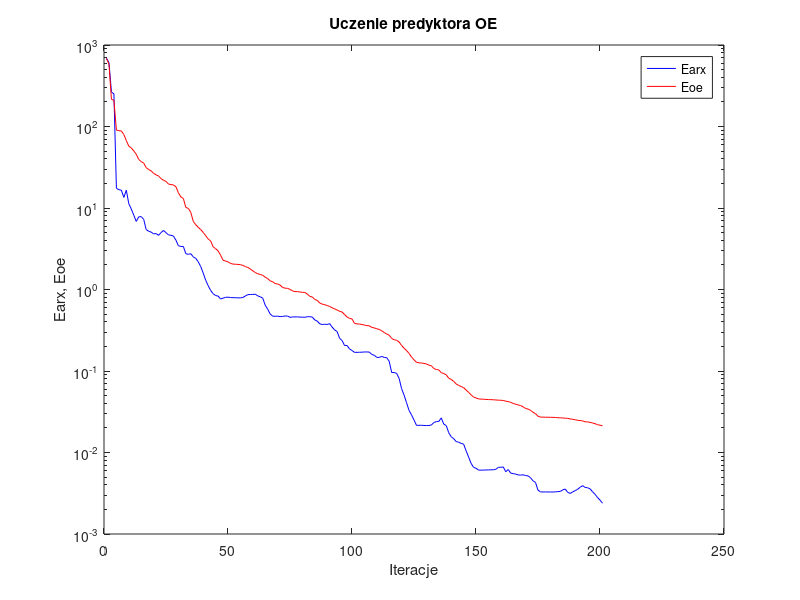
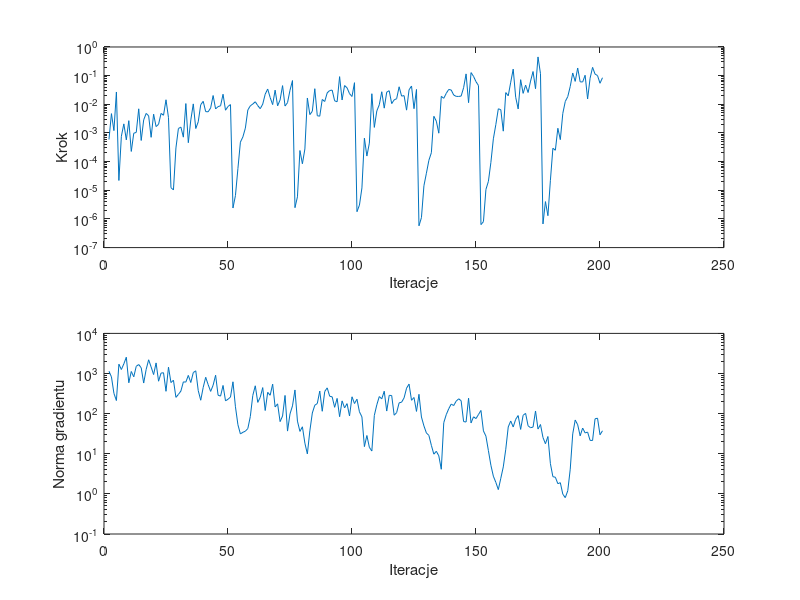

Write MATLAB code to recreate these figures, in order.
%uczenie predyktora oe
clear all;
n=0; farx(n+1)=6.900257e+002; foe(n+1)=6.809713e+002; wspucz(n+1)=0.000000e+000; ng(n+1)=0.000000e+000;
%odnowa zmiennej metryki
n=1; farx(n+1)=6.084097e+002; foe(n+1)=5.822612e+002; krok(n+1)=5.911030e-004; ng(n+1)=1.138888e+003;
n=2; farx(n+1)=2.654491e+002; foe(n+1)=2.154081e+002; krok(n+1)=4.729451e-003; ng(n+1)=8.247090e+002;
n=3; farx(n+1)=2.511044e+002; foe(n+1)=2.098813e+002; krok(n+1)=1.207660e-003; ng(n+1)=3.200953e+002;
n=4; farx(n+1)=1.746344e+001; foe(n+1)=9.017792e+001; krok(n+1)=2.691279e-002; ng(n+1)=2.121130e+002;
n=5; farx(n+1)=1.677471e+001; foe(n+1)=8.889068e+001; krok(n+1)=2.198334e-005; ng(n+1)=1.709088e+003;
n=6; farx(n+1)=1.655621e+001; foe(n+1)=8.812089e+001; krok(n+1)=7.663457e-004; ng(n+1)=1.257843e+003;
n=7; farx(n+1)=1.348958e+001; foe(n+1)=7.976431e+001; krok(n+1)=2.075244e-003; ng(n+1)=1.742846e+003;
n=8; farx(n+1)=1.654922e+001; foe(n+1)=6.709056e+001; krok(n+1)=5.734420e-004; ng(n+1)=2.548639e+003;
n=9; farx(n+1)=1.127316e+001; foe(n+1)=5.733712e+001; krok(n+1)=2.684169e-003; ng(n+1)=5.878669e+002;
n=10; farx(n+1)=9.731122e+000; foe(n+1)=5.467897e+001; krok(n+1)=2.266194e-004; ng(n+1)=1.124298e+003;
n=11; farx(n+1)=8.161953e+000; foe(n+1)=5.017153e+001; krok(n+1)=9.796872e-004; ng(n+1)=8.281051e+002;
n=12; farx(n+1)=6.842356e+000; foe(n+1)=4.577437e+001; krok(n+1)=1.045350e-003; ng(n+1)=1.513173e+003;
n=13; farx(n+1)=7.795587e+000; foe(n+1)=3.946333e+001; krok(n+1)=6.956269e-003; ng(n+1)=1.673927e+003;
n=14; farx(n+1)=7.843398e+000; foe(n+1)=3.707704e+001; krok(n+1)=5.469456e-004; ng(n+1)=1.390342e+003;
n=15; farx(n+1)=7.273712e+000; foe(n+1)=3.558550e+001; krok(n+1)=2.855545e-003; ng(n+1)=5.788356e+002;
n=16; farx(n+1)=5.441486e+000; foe(n+1)=3.130126e+001; krok(n+1)=4.806865e-003; ng(n+1)=1.265922e+003;
n=17; farx(n+1)=5.181816e+000; foe(n+1)=2.964928e+001; krok(n+1)=3.966104e-003; ng(n+1)=2.199251e+003;
n=18; farx(n+1)=5.066879e+000; foe(n+1)=2.856105e+001; krok(n+1)=7.046696e-004; ng(n+1)=1.458482e+003;
n=19; farx(n+1)=4.818789e+000; foe(n+1)=2.663668e+001; krok(n+1)=4.520892e-003; ng(n+1)=9.411913e+002;
n=20; farx(n+1)=4.857323e+000; foe(n+1)=2.553727e+001; krok(n+1)=1.670300e-003; ng(n+1)=1.838958e+003;
n=21; farx(n+1)=4.621802e+000; foe(n+1)=2.470947e+001; krok(n+1)=2.007255e-003; ng(n+1)=6.429288e+002;
n=22; farx(n+1)=4.992362e+000; foe(n+1)=2.293057e+001; krok(n+1)=4.809146e-003; ng(n+1)=1.023696e+003;
n=23; farx(n+1)=5.305294e+000; foe(n+1)=2.187095e+001; krok(n+1)=4.150488e-003; ng(n+1)=1.045663e+003;
n=24; farx(n+1)=4.978291e+000; foe(n+1)=2.123873e+001; krok(n+1)=1.438335e-002; ng(n+1)=3.605525e+002;
n=25; farx(n+1)=4.675461e+000; foe(n+1)=1.965479e+001; krok(n+1)=3.419137e-003; ng(n+1)=1.439116e+003;
%odnowa zmiennej metryki
n=26; farx(n+1)=4.627411e+000; foe(n+1)=1.940545e+001; krok(n+1)=1.229246e-005; ng(n+1)=5.952982e+002;
n=27; farx(n+1)=4.529049e+000; foe(n+1)=1.918669e+001; krok(n+1)=1.029142e-005; ng(n+1)=6.798807e+002;
n=28; farx(n+1)=4.032338e+000; foe(n+1)=1.825286e+001; krok(n+1)=2.994351e-004; ng(n+1)=2.545176e+002;
n=29; farx(n+1)=3.443718e+000; foe(n+1)=1.536879e+001; krok(n+1)=1.427772e-003; ng(n+1)=3.016806e+002;
n=30; farx(n+1)=3.375175e+000; foe(n+1)=1.367002e+001; krok(n+1)=1.600426e-003; ng(n+1)=3.648710e+002;
n=31; farx(n+1)=3.369135e+000; foe(n+1)=1.307489e+001; krok(n+1)=7.138862e-004; ng(n+1)=6.188102e+002;
n=32; farx(n+1)=2.745859e+000; foe(n+1)=1.013857e+001; krok(n+1)=1.060641e-002; ng(n+1)=6.110725e+002;
n=33; farx(n+1)=2.704507e+000; foe(n+1)=9.907473e+000; krok(n+1)=4.576195e-004; ng(n+1)=8.973237e+002;
n=34; farx(n+1)=2.746716e+000; foe(n+1)=8.829866e+000; krok(n+1)=2.840497e-003; ng(n+1)=5.969440e+002;
n=35; farx(n+1)=2.514054e+000; foe(n+1)=6.844282e+000; krok(n+1)=1.033570e-002; ng(n+1)=1.054500e+003;
n=36; farx(n+1)=2.408230e+000; foe(n+1)=6.231127e+000; krok(n+1)=1.427772e-003; ng(n+1)=1.168315e+003;
n=37; farx(n+1)=2.189342e+000; foe(n+1)=5.792288e+000; krok(n+1)=2.458210e-003; ng(n+1)=3.745147e+002;
n=38; farx(n+1)=1.909898e+000; foe(n+1)=5.433818e+000; krok(n+1)=9.677825e-003; ng(n+1)=2.157358e+002;
n=39; farx(n+1)=1.592303e+000; foe(n+1)=5.018961e+000; krok(n+1)=1.269968e-002; ng(n+1)=4.509890e+002;
n=40; farx(n+1)=1.300951e+000; foe(n+1)=4.575446e+000; krok(n+1)=5.548179e-003; ng(n+1)=8.055751e+002;
n=41; farx(n+1)=1.115087e+000; foe(n+1)=4.173217e+000; krok(n+1)=5.478088e-003; ng(n+1)=5.276961e+002;
n=42; farx(n+1)=9.742751e-001; foe(n+1)=3.943154e+000; krok(n+1)=7.479896e-003; ng(n+1)=3.583621e+002;
n=43; farx(n+1)=8.888143e-001; foe(n+1)=3.341316e+000; krok(n+1)=2.024365e-002; ng(n+1)=5.106161e+002;
n=44; farx(n+1)=8.425472e-001; foe(n+1)=3.167371e+000; krok(n+1)=6.893113e-003; ng(n+1)=9.069171e+002;
n=45; farx(n+1)=8.313215e-001; foe(n+1)=2.979206e+000; krok(n+1)=8.300976e-003; ng(n+1)=2.879672e+002;
n=46; farx(n+1)=7.656023e-001; foe(n+1)=2.642069e+000; krok(n+1)=8.875371e-003; ng(n+1)=2.734996e+002;
n=47; farx(n+1)=7.836072e-001; foe(n+1)=2.286743e+000; krok(n+1)=2.243330e-002; ng(n+1)=5.042951e+002;
n=48; farx(n+1)=8.014475e-001; foe(n+1)=2.234328e+000; krok(n+1)=6.216787e-003; ng(n+1)=2.082116e+002;
n=49; farx(n+1)=8.055474e-001; foe(n+1)=2.183068e+000; krok(n+1)=8.402186e-003; ng(n+1)=2.283368e+002;
n=50; farx(n+1)=7.972229e-001; foe(n+1)=2.092750e+000; krok(n+1)=9.769926e-003; ng(n+1)=2.592419e+002;
%odnowa zmiennej metryki
n=51; farx(n+1)=7.946128e-001; foe(n+1)=2.049945e+000; krok(n+1)=2.407188e-006; ng(n+1)=6.216333e+002;
n=52; farx(n+1)=7.932535e-001; foe(n+1)=2.041635e+000; krok(n+1)=6.553191e-006; ng(n+1)=1.482039e+002;
n=53; farx(n+1)=7.893183e-001; foe(n+1)=2.032437e+000; krok(n+1)=5.780689e-005; ng(n+1)=5.288010e+001;
n=54; farx(n+1)=7.902842e-001; foe(n+1)=2.015947e+000; krok(n+1)=4.788092e-004; ng(n+1)=3.118268e+001;
n=55; farx(n+1)=7.977409e-001; foe(n+1)=1.979926e+000; krok(n+1)=7.285994e-004; ng(n+1)=3.428803e+001;
n=56; farx(n+1)=8.332837e-001; foe(n+1)=1.908006e+000; krok(n+1)=1.473654e-003; ng(n+1)=3.653184e+001;
n=57; farx(n+1)=8.645424e-001; foe(n+1)=1.863626e+000; krok(n+1)=6.353015e-003; ng(n+1)=4.262551e+001;
n=58; farx(n+1)=8.679931e-001; foe(n+1)=1.786680e+000; krok(n+1)=8.855578e-003; ng(n+1)=8.491642e+001;
n=59; farx(n+1)=8.700957e-001; foe(n+1)=1.695736e+000; krok(n+1)=1.023953e-002; ng(n+1)=2.850003e+002;
n=60; farx(n+1)=8.754062e-001; foe(n+1)=1.615258e+000; krok(n+1)=1.226153e-002; ng(n+1)=4.942298e+002;
n=61; farx(n+1)=8.355851e-001; foe(n+1)=1.560512e+000; krok(n+1)=8.996953e-003; ng(n+1)=1.908122e+002;
n=62; farx(n+1)=8.135416e-001; foe(n+1)=1.529974e+000; krok(n+1)=7.032104e-003; ng(n+1)=2.552617e+002;
n=63; farx(n+1)=7.844659e-001; foe(n+1)=1.496177e+000; krok(n+1)=1.012568e-002; ng(n+1)=4.457959e+002;
n=64; farx(n+1)=6.419397e-001; foe(n+1)=1.415205e+000; krok(n+1)=2.254527e-002; ng(n+1)=1.196290e+002;
n=65; farx(n+1)=5.729624e-001; foe(n+1)=1.361500e+000; krok(n+1)=3.411686e-002; ng(n+1)=3.398337e+002;
n=66; farx(n+1)=5.013554e-001; foe(n+1)=1.276605e+000; krok(n+1)=1.726361e-002; ng(n+1)=2.871340e+002;
n=67; farx(n+1)=4.706708e-001; foe(n+1)=1.245261e+000; krok(n+1)=9.760389e-003; ng(n+1)=5.436979e+002;
n=68; farx(n+1)=4.691049e-001; foe(n+1)=1.184595e+000; krok(n+1)=3.118548e-002; ng(n+1)=1.469880e+002;
n=69; farx(n+1)=4.712262e-001; foe(n+1)=1.167817e+000; krok(n+1)=8.839546e-003; ng(n+1)=1.753566e+002;
n=70; farx(n+1)=4.645822e-001; foe(n+1)=1.135077e+000; krok(n+1)=1.420161e-002; ng(n+1)=6.332052e+001;
n=71; farx(n+1)=4.674156e-001; foe(n+1)=1.058690e+000; krok(n+1)=4.486711e-002; ng(n+1)=8.718544e+001;
n=72; farx(n+1)=4.726887e-001; foe(n+1)=1.039459e+000; krok(n+1)=8.704305e-003; ng(n+1)=2.842283e+002;
n=73; farx(n+1)=4.723909e-001; foe(n+1)=1.033494e+000; krok(n+1)=1.142218e-002; ng(n+1)=3.674901e+001;
n=74; farx(n+1)=4.556462e-001; foe(n+1)=1.003140e+000; krok(n+1)=3.095635e-002; ng(n+1)=9.866888e+001;
n=75; farx(n+1)=4.603589e-001; foe(n+1)=9.615307e-001; krok(n+1)=6.741320e-002; ng(n+1)=1.559146e+002;
%odnowa zmiennej metryki
n=76; farx(n+1)=4.608845e-001; foe(n+1)=9.437445e-001; krok(n+1)=2.471149e-006; ng(n+1)=3.895715e+002;
n=77; farx(n+1)=4.612041e-001; foe(n+1)=9.424639e-001; krok(n+1)=5.904540e-006; ng(n+1)=6.511921e+001;
n=78; farx(n+1)=4.583502e-001; foe(n+1)=9.311954e-001; krok(n+1)=2.440395e-004; ng(n+1)=3.607707e+001;
n=79; farx(n+1)=4.583541e-001; foe(n+1)=9.239079e-001; krok(n+1)=8.414879e-005; ng(n+1)=4.702260e+001;
n=80; farx(n+1)=4.560962e-001; foe(n+1)=9.193004e-001; krok(n+1)=2.767368e-004; ng(n+1)=1.836601e+001;
n=81; farx(n+1)=4.640064e-001; foe(n+1)=8.762477e-001; krok(n+1)=1.660195e-002; ng(n+1)=9.928664e+000;
n=82; farx(n+1)=4.635899e-001; foe(n+1)=8.241393e-001; krok(n+1)=4.372259e-003; ng(n+1)=3.717378e+001;
n=83; farx(n+1)=4.586517e-001; foe(n+1)=8.082579e-001; krok(n+1)=5.711090e-003; ng(n+1)=1.037552e+002;
n=84; farx(n+1)=4.229344e-001; foe(n+1)=7.554812e-001; krok(n+1)=3.500452e-002; ng(n+1)=1.623151e+002;
n=85; farx(n+1)=4.089402e-001; foe(n+1)=7.359602e-001; krok(n+1)=3.996730e-003; ng(n+1)=1.781434e+002;
n=86; farx(n+1)=3.794365e-001; foe(n+1)=6.830721e-001; krok(n+1)=3.852167e-003; ng(n+1)=3.651653e+002;
n=87; farx(n+1)=3.716494e-001; foe(n+1)=6.615578e-001; krok(n+1)=1.477175e-002; ng(n+1)=1.145934e+002;
n=88; farx(n+1)=3.751363e-001; foe(n+1)=6.504648e-001; krok(n+1)=1.251384e-002; ng(n+1)=3.565864e+002;
n=89; farx(n+1)=3.717024e-001; foe(n+1)=6.357480e-001; krok(n+1)=2.502768e-002; ng(n+1)=4.389260e+002;
n=90; farx(n+1)=3.812596e-001; foe(n+1)=6.192641e-001; krok(n+1)=3.023343e-002; ng(n+1)=2.713892e+002;
n=91; farx(n+1)=3.453522e-001; foe(n+1)=5.962358e-001; krok(n+1)=3.126305e-002; ng(n+1)=2.624050e+002;
n=92; farx(n+1)=3.190416e-001; foe(n+1)=5.779639e-001; krok(n+1)=1.321526e-002; ng(n+1)=1.437116e+002;
n=93; farx(n+1)=3.053717e-001; foe(n+1)=5.609048e-001; krok(n+1)=1.226153e-002; ng(n+1)=2.397118e+002;
n=94; farx(n+1)=2.513256e-001; foe(n+1)=5.397305e-001; krok(n+1)=9.233170e-002; ng(n+1)=8.391256e+001;
n=95; farx(n+1)=2.366758e-001; foe(n+1)=5.296615e-001; krok(n+1)=1.417782e-002; ng(n+1)=2.077977e+002;
n=96; farx(n+1)=2.054888e-001; foe(n+1)=4.932326e-001; krok(n+1)=4.509885e-002; ng(n+1)=1.392986e+002;
n=97; farx(n+1)=2.056653e-001; foe(n+1)=4.606723e-001; krok(n+1)=3.766857e-002; ng(n+1)=1.776646e+002;
n=98; farx(n+1)=1.865264e-001; foe(n+1)=4.421508e-001; krok(n+1)=2.355148e-002; ng(n+1)=8.736496e+001;
n=99; farx(n+1)=1.787075e-001; foe(n+1)=4.354632e-001; krok(n+1)=1.871779e-002; ng(n+1)=2.629094e+002;
n=100; farx(n+1)=1.692331e-001; foe(n+1)=3.840643e-001; krok(n+1)=5.684082e-002; ng(n+1)=1.788625e+002;
%odnowa zmiennej metryki
n=101; farx(n+1)=1.695865e-001; foe(n+1)=3.785838e-001; krok(n+1)=1.789244e-006; ng(n+1)=2.288343e+002;
n=102; farx(n+1)=1.697809e-001; foe(n+1)=3.768333e-001; krok(n+1)=3.041012e-006; ng(n+1)=1.110918e+002;
n=103; farx(n+1)=1.702301e-001; foe(n+1)=3.721425e-001; krok(n+1)=1.209645e-005; ng(n+1)=8.311075e+001;
n=104; farx(n+1)=1.712592e-001; foe(n+1)=3.661350e-001; krok(n+1)=6.586506e-004; ng(n+1)=1.506684e+001;
n=105; farx(n+1)=1.713339e-001; foe(n+1)=3.602253e-001; krok(n+1)=1.562643e-004; ng(n+1)=2.851864e+001;
n=106; farx(n+1)=1.704920e-001; foe(n+1)=3.582956e-001; krok(n+1)=4.430569e-004; ng(n+1)=1.448038e+001;
n=107; farx(n+1)=1.594707e-001; foe(n+1)=3.430513e-001; krok(n+1)=2.337492e-002; ng(n+1)=1.170330e+001;
n=108; farx(n+1)=1.557598e-001; foe(n+1)=3.377402e-001; krok(n+1)=1.564230e-003; ng(n+1)=9.015874e+001;
n=109; farx(n+1)=1.469412e-001; foe(n+1)=3.293740e-001; krok(n+1)=5.849663e-003; ng(n+1)=1.659392e+002;
n=110; farx(n+1)=1.468694e-001; foe(n+1)=3.237838e-001; krok(n+1)=9.636858e-003; ng(n+1)=2.664197e+002;
n=111; farx(n+1)=1.511494e-001; foe(n+1)=3.108277e-001; krok(n+1)=2.741623e-002; ng(n+1)=2.338764e+002;
n=112; farx(n+1)=1.466334e-001; foe(n+1)=2.968442e-001; krok(n+1)=7.342058e-003; ng(n+1)=3.623102e+002;
n=113; farx(n+1)=1.457249e-001; foe(n+1)=2.846810e-001; krok(n+1)=2.667694e-002; ng(n+1)=1.159537e+002;
n=114; farx(n+1)=1.315730e-001; foe(n+1)=2.747017e-001; krok(n+1)=2.972664e-002; ng(n+1)=2.856381e+002;
n=115; farx(n+1)=9.578785e-002; foe(n+1)=2.510071e-001; krok(n+1)=1.058808e-002; ng(n+1)=2.830109e+002;
n=116; farx(n+1)=9.582566e-002; foe(n+1)=2.417148e-001; krok(n+1)=1.429000e-002; ng(n+1)=9.145920e+001;
n=117; farx(n+1)=9.347913e-002; foe(n+1)=2.385352e-001; krok(n+1)=1.566707e-002; ng(n+1)=1.061084e+002;
n=118; farx(n+1)=8.103322e-002; foe(n+1)=2.266957e-001; krok(n+1)=4.086147e-002; ng(n+1)=1.858125e+002;
n=119; farx(n+1)=6.069091e-002; foe(n+1)=2.058690e-001; krok(n+1)=1.931884e-002; ng(n+1)=1.925559e+002;
n=120; farx(n+1)=5.056559e-002; foe(n+1)=1.899307e-001; krok(n+1)=2.008899e-002; ng(n+1)=2.473224e+002;
n=121; farx(n+1)=4.081634e-002; foe(n+1)=1.782178e-001; krok(n+1)=6.256921e-003; ng(n+1)=4.310098e+002;
n=122; farx(n+1)=3.282560e-002; foe(n+1)=1.644466e-001; krok(n+1)=3.201356e-002; ng(n+1)=5.450623e+002;
n=123; farx(n+1)=2.893445e-002; foe(n+1)=1.484461e-001; krok(n+1)=4.346837e-002; ng(n+1)=2.154368e+002;
n=124; farx(n+1)=2.504786e-002; foe(n+1)=1.372506e-001; krok(n+1)=7.032104e-003; ng(n+1)=2.524292e+002;
n=125; farx(n+1)=2.154131e-002; foe(n+1)=1.280216e-001; krok(n+1)=3.300845e-002; ng(n+1)=1.136301e+002;
%odnowa zmiennej metryki
n=126; farx(n+1)=2.156656e-002; foe(n+1)=1.258471e-001; krok(n+1)=5.759607e-007; ng(n+1)=3.033494e+002;
n=127; farx(n+1)=2.158035e-002; foe(n+1)=1.254402e-001; krok(n+1)=1.110950e-006; ng(n+1)=8.239318e+001;
n=128; farx(n+1)=2.146806e-002; foe(n+1)=1.238894e-001; krok(n+1)=1.438760e-005; ng(n+1)=4.950114e+001;
n=129; farx(n+1)=2.140771e-002; foe(n+1)=1.220644e-001; krok(n+1)=3.934497e-005; ng(n+1)=3.294936e+001;
n=130; farx(n+1)=2.144744e-002; foe(n+1)=1.179926e-001; krok(n+1)=1.112345e-004; ng(n+1)=2.870054e+001;
n=131; farx(n+1)=2.175257e-002; foe(n+1)=1.159104e-001; krok(n+1)=2.045211e-004; ng(n+1)=1.621423e+001;
n=132; farx(n+1)=2.333824e-002; foe(n+1)=1.072681e-001; krok(n+1)=3.813746e-003; ng(n+1)=9.766028e+000;
n=133; farx(n+1)=2.393418e-002; foe(n+1)=1.043681e-001; krok(n+1)=2.583925e-003; ng(n+1)=1.153638e+001;
n=134; farx(n+1)=2.405299e-002; foe(n+1)=1.030356e-001; krok(n+1)=9.825431e-004; ng(n+1)=8.887141e+000;
n=135; farx(n+1)=2.657946e-002; foe(n+1)=9.541166e-002; krok(n+1)=1.891780e-002; ng(n+1)=4.106034e+000;
n=136; farx(n+1)=2.227856e-002; foe(n+1)=9.303084e-002; krok(n+1)=1.619829e-002; ng(n+1)=5.955652e+001;
n=137; farx(n+1)=2.140509e-002; foe(n+1)=8.980692e-002; krok(n+1)=2.409244e-002; ng(n+1)=9.422538e+001;
n=138; farx(n+1)=1.749872e-002; foe(n+1)=8.162254e-002; krok(n+1)=3.301014e-002; ng(n+1)=1.321388e+002;
n=139; farx(n+1)=1.562383e-002; foe(n+1)=7.888682e-002; krok(n+1)=3.153338e-002; ng(n+1)=1.729694e+002;
n=140; farx(n+1)=1.476949e-002; foe(n+1)=7.453852e-002; krok(n+1)=2.107682e-002; ng(n+1)=1.591828e+002;
n=141; farx(n+1)=1.363394e-002; foe(n+1)=6.941244e-002; krok(n+1)=1.893212e-002; ng(n+1)=2.045159e+002;
n=142; farx(n+1)=1.338141e-002; foe(n+1)=6.662043e-002; krok(n+1)=1.878731e-002; ng(n+1)=2.342716e+002;
n=143; farx(n+1)=1.294688e-002; foe(n+1)=6.446299e-002; krok(n+1)=1.935565e-002; ng(n+1)=2.100399e+002;
n=144; farx(n+1)=1.268547e-002; foe(n+1)=6.249688e-002; krok(n+1)=3.783561e-002; ng(n+1)=6.344354e+001;
n=145; farx(n+1)=1.051848e-002; foe(n+1)=5.854992e-002; krok(n+1)=1.150658e-001; ng(n+1)=6.183517e+001;
n=146; farx(n+1)=8.825548e-003; foe(n+1)=5.470102e-002; krok(n+1)=1.139839e-002; ng(n+1)=2.426969e+002;
n=147; farx(n+1)=7.383344e-003; foe(n+1)=5.103156e-002; krok(n+1)=1.277097e-001; ng(n+1)=5.859258e+001;
n=148; farx(n+1)=6.578436e-003; foe(n+1)=4.796561e-002; krok(n+1)=9.431389e-002; ng(n+1)=8.336452e+001;
n=149; farx(n+1)=6.409873e-003; foe(n+1)=4.669138e-002; krok(n+1)=6.160704e-002; ng(n+1)=7.528142e+001;
n=150; farx(n+1)=6.089999e-003; foe(n+1)=4.554949e-002; krok(n+1)=4.509055e-002; ng(n+1)=9.512118e+001;
%odnowa zmiennej metryki
n=151; farx(n+1)=6.079313e-003; foe(n+1)=4.516393e-002; krok(n+1)=6.343216e-007; ng(n+1)=1.200558e+002;
n=152; farx(n+1)=6.078130e-003; foe(n+1)=4.509579e-002; krok(n+1)=8.049298e-007; ng(n+1)=3.707833e+001;
n=153; farx(n+1)=6.104579e-003; foe(n+1)=4.478883e-002; krok(n+1)=1.069939e-005; ng(n+1)=2.748346e+001;
n=154; farx(n+1)=6.114567e-003; foe(n+1)=4.465315e-002; krok(n+1)=2.047978e-005; ng(n+1)=1.198277e+001;
n=155; farx(n+1)=6.137496e-003; foe(n+1)=4.452351e-002; krok(n+1)=9.374630e-005; ng(n+1)=5.173088e+000;
n=156; farx(n+1)=6.135376e-003; foe(n+1)=4.436624e-002; krok(n+1)=6.250570e-004; ng(n+1)=2.759266e+000;
n=157; farx(n+1)=6.222435e-003; foe(n+1)=4.411207e-002; krok(n+1)=1.969225e-003; ng(n+1)=1.933214e+000;
n=158; farx(n+1)=6.571518e-003; foe(n+1)=4.388255e-002; krok(n+1)=6.980962e-003; ng(n+1)=1.278576e+000;
n=159; farx(n+1)=6.588026e-003; foe(n+1)=4.376109e-002; krok(n+1)=6.480489e-003; ng(n+1)=2.448783e+000;
n=160; farx(n+1)=6.643252e-003; foe(n+1)=4.346811e-002; krok(n+1)=1.156180e-003; ng(n+1)=4.704419e+000;
n=161; farx(n+1)=5.802044e-003; foe(n+1)=4.265975e-002; krok(n+1)=2.560364e-002; ng(n+1)=1.293846e+001;
n=162; farx(n+1)=6.178850e-003; foe(n+1)=4.206073e-002; krok(n+1)=1.975379e-002; ng(n+1)=4.661034e+001;
n=163; farx(n+1)=5.588268e-003; foe(n+1)=4.133242e-002; krok(n+1)=5.908701e-002; ng(n+1)=6.555420e+001;
n=164; farx(n+1)=5.511223e-003; foe(n+1)=3.993415e-002; krok(n+1)=1.687274e-001; ng(n+1)=4.651876e+001;
n=165; farx(n+1)=5.428351e-003; foe(n+1)=3.918350e-002; krok(n+1)=1.761298e-002; ng(n+1)=7.221156e+001;
n=166; farx(n+1)=5.311243e-003; foe(n+1)=3.827011e-002; krok(n+1)=6.884742e-003; ng(n+1)=8.953030e+001;
n=167; farx(n+1)=5.276055e-003; foe(n+1)=3.770462e-002; krok(n+1)=7.233428e-002; ng(n+1)=4.044114e+001;
n=168; farx(n+1)=5.330984e-003; foe(n+1)=3.633848e-002; krok(n+1)=2.407667e-002; ng(n+1)=9.098418e+001;
n=169; farx(n+1)=5.215638e-003; foe(n+1)=3.465277e-002; krok(n+1)=4.663645e-002; ng(n+1)=1.014499e+002;
n=170; farx(n+1)=5.165221e-003; foe(n+1)=3.412694e-002; krok(n+1)=2.578794e-002; ng(n+1)=4.975319e+001;
n=171; farx(n+1)=4.902459e-003; foe(n+1)=3.287145e-002; krok(n+1)=6.458581e-002; ng(n+1)=4.457155e+001;
n=172; farx(n+1)=4.486163e-003; foe(n+1)=3.113081e-002; krok(n+1)=1.392689e-001; ng(n+1)=4.623728e+001;
n=173; farx(n+1)=4.286964e-003; foe(n+1)=2.994625e-002; krok(n+1)=3.497807e-002; ng(n+1)=1.164121e+002;
n=174; farx(n+1)=3.450767e-003; foe(n+1)=2.788032e-002; krok(n+1)=4.500546e-001; ng(n+1)=4.128016e+001;
n=175; farx(n+1)=3.280964e-003; foe(n+1)=2.719067e-002; krok(n+1)=1.170340e-001; ng(n+1)=5.357283e+001;
%odnowa zmiennej metryki
n=176; farx(n+1)=3.281355e-003; foe(n+1)=2.716956e-002; krok(n+1)=6.695055e-007; ng(n+1)=2.547942e+001;
n=177; farx(n+1)=3.283111e-003; foe(n+1)=2.711378e-002; krok(n+1)=4.029559e-006; ng(n+1)=1.779028e+001;
n=178; farx(n+1)=3.281445e-003; foe(n+1)=2.706701e-002; krok(n+1)=1.295919e-006; ng(n+1)=2.692592e+001;
n=179; farx(n+1)=3.276309e-003; foe(n+1)=2.703985e-002; krok(n+1)=2.230894e-005; ng(n+1)=5.662289e+000;
n=180; farx(n+1)=3.274905e-003; foe(n+1)=2.697078e-002; krok(n+1)=2.929807e-004; ng(n+1)=2.684114e+000;
n=181; farx(n+1)=3.291296e-003; foe(n+1)=2.691040e-002; krok(n+1)=2.494331e-004; ng(n+1)=2.598731e+000;
n=182; farx(n+1)=3.307537e-003; foe(n+1)=2.671791e-002; krok(n+1)=1.459111e-003; ng(n+1)=1.794243e+000;
n=183; farx(n+1)=3.330540e-003; foe(n+1)=2.664275e-002; krok(n+1)=5.854853e-004; ng(n+1)=1.901519e+000;
n=184; farx(n+1)=3.484420e-003; foe(n+1)=2.650573e-002; krok(n+1)=4.809146e-003; ng(n+1)=9.837881e-001;
n=185; farx(n+1)=3.559501e-003; foe(n+1)=2.636762e-002; krok(n+1)=1.260621e-002; ng(n+1)=8.056348e-001;
n=186; farx(n+1)=3.240739e-003; foe(n+1)=2.621139e-002; krok(n+1)=1.848181e-002; ng(n+1)=1.195371e+000;
n=187; farx(n+1)=3.148037e-003; foe(n+1)=2.584929e-002; krok(n+1)=4.215364e-002; ng(n+1)=4.130942e+000;
n=188; farx(n+1)=3.289734e-003; foe(n+1)=2.553477e-002; krok(n+1)=1.238254e-001; ng(n+1)=3.120445e+001;
n=189; farx(n+1)=3.404240e-003; foe(n+1)=2.523750e-002; krok(n+1)=6.306675e-002; ng(n+1)=6.933252e+001;
n=190; farx(n+1)=3.540534e-003; foe(n+1)=2.484377e-002; krok(n+1)=1.845727e-001; ng(n+1)=5.286690e+001;
n=191; farx(n+1)=3.751616e-003; foe(n+1)=2.465247e-002; krok(n+1)=6.087640e-002; ng(n+1)=2.792969e+001;
n=192; farx(n+1)=3.917411e-003; foe(n+1)=2.441599e-002; krok(n+1)=6.003917e-002; ng(n+1)=4.369148e+001;
n=193; farx(n+1)=3.727299e-003; foe(n+1)=2.381138e-002; krok(n+1)=1.031518e-001; ng(n+1)=3.308448e+001;
n=194; farx(n+1)=3.693701e-003; foe(n+1)=2.374484e-002; krok(n+1)=1.532189e-002; ng(n+1)=3.468105e+001;
n=195; farx(n+1)=3.580469e-003; foe(n+1)=2.343896e-002; krok(n+1)=8.097460e-002; ng(n+1)=2.156445e+001;
n=196; farx(n+1)=3.298991e-003; foe(n+1)=2.303547e-002; krok(n+1)=1.942977e-001; ng(n+1)=2.141708e+001;
n=197; farx(n+1)=3.069045e-003; foe(n+1)=2.256840e-002; krok(n+1)=1.134226e-001; ng(n+1)=7.422098e+001;
n=198; farx(n+1)=2.807909e-003; foe(n+1)=2.194004e-002; krok(n+1)=1.006999e-001; ng(n+1)=7.702412e+001;
n=199; farx(n+1)=2.605190e-003; foe(n+1)=2.162938e-002; krok(n+1)=5.421512e-002; ng(n+1)=2.973765e+001;
n=200; farx(n+1)=2.385879e-003; foe(n+1)=2.128175e-002; krok(n+1)=8.470464e-002; ng(n+1)=3.740592e+001;

figure; semilogy(farx,'b'); hold on; semilogy(foe,'r'); xlabel('Iteracje'); ylabel('Earx, Eoe'); legend('Earx','Eoe'); title('Uczenie predyktora OE');
figure; subplot(2,1,1); semilogy(krok); xlabel('Iteracje'); ylabel('Krok');
subplot(2,1,2); semilogy(ng); xlabel('Iteracje'); ylabel('Norma gradientu');
Earx=farx(n+1)
Eoe=foe(n+1)
